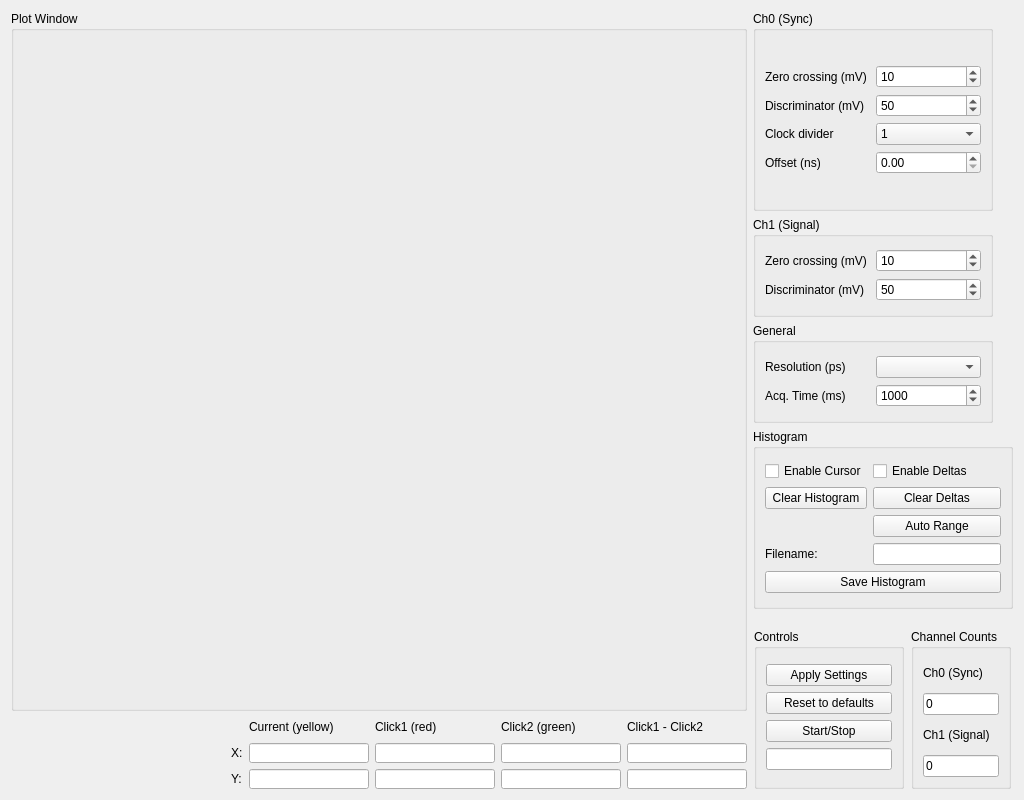
<?xml version="1.0" encoding="UTF-8"?>
<ui version="4.0">
 <class>Settings</class>
 <widget class="QWidget" name="Settings">
  <property name="geometry">
   <rect>
    <x>0</x>
    <y>0</y>
    <width>1024</width>
    <height>800</height>
   </rect>
  </property>
  <property name="sizePolicy">
   <sizepolicy hsizetype="Expanding" vsizetype="Expanding">
    <horstretch>0</horstretch>
    <verstretch>0</verstretch>
   </sizepolicy>
  </property>
  <property name="minimumSize">
   <size>
    <width>1024</width>
    <height>0</height>
   </size>
  </property>
  <property name="windowTitle">
   <string>Pharppy - GUI for the Picoharp300 histogramming mode</string>
  </property>
  <layout class="QGridLayout" name="gridLayout_7">
   <item row="0" column="0">
    <layout class="QGridLayout" name="layout_All">
     <item row="0" column="0">
      <layout class="QVBoxLayout" name="layout_Left">
       <item>
        <widget class="QGroupBox" name="contain_Graph">
         <property name="sizePolicy">
          <sizepolicy hsizetype="Expanding" vsizetype="Expanding">
           <horstretch>0</horstretch>
           <verstretch>0</verstretch>
          </sizepolicy>
         </property>
         <property name="minimumSize">
          <size>
           <width>640</width>
           <height>480</height>
          </size>
         </property>
         <property name="title">
          <string>Plot Window</string>
         </property>
         <layout class="QGridLayout" name="gridLayout_18">
          <item row="0" column="1">
           <widget class="PlotWidget" name="graph_Widget" native="true">
            <property name="sizePolicy">
             <sizepolicy hsizetype="Expanding" vsizetype="Expanding">
              <horstretch>0</horstretch>
              <verstretch>0</verstretch>
             </sizepolicy>
            </property>
           </widget>
          </item>
         </layout>
        </widget>
       </item>
       <item>
        <layout class="QGridLayout" name="layout_Data">
         <item row="3" column="3">
          <widget class="QLineEdit" name="click_1_Y">
           <property name="sizePolicy">
            <sizepolicy hsizetype="Fixed" vsizetype="Fixed">
             <horstretch>0</horstretch>
             <verstretch>0</verstretch>
            </sizepolicy>
           </property>
           <property name="minimumSize">
            <size>
             <width>120</width>
             <height>20</height>
            </size>
           </property>
           <property name="maximumSize">
            <size>
             <width>120</width>
             <height>20</height>
            </size>
           </property>
          </widget>
         </item>
         <item row="3" column="5">
          <widget class="QLineEdit" name="delta_Y">
           <property name="sizePolicy">
            <sizepolicy hsizetype="Fixed" vsizetype="Fixed">
             <horstretch>0</horstretch>
             <verstretch>0</verstretch>
            </sizepolicy>
           </property>
           <property name="minimumSize">
            <size>
             <width>120</width>
             <height>20</height>
            </size>
           </property>
           <property name="maximumSize">
            <size>
             <width>120</width>
             <height>20</height>
            </size>
           </property>
          </widget>
         </item>
         <item row="1" column="2">
          <widget class="QLineEdit" name="current_X">
           <property name="sizePolicy">
            <sizepolicy hsizetype="Fixed" vsizetype="Fixed">
             <horstretch>0</horstretch>
             <verstretch>0</verstretch>
            </sizepolicy>
           </property>
           <property name="minimumSize">
            <size>
             <width>120</width>
             <height>20</height>
            </size>
           </property>
           <property name="maximumSize">
            <size>
             <width>120</width>
             <height>20</height>
            </size>
           </property>
          </widget>
         </item>
         <item row="1" column="5">
          <widget class="QLineEdit" name="delta_X">
           <property name="sizePolicy">
            <sizepolicy hsizetype="Fixed" vsizetype="Fixed">
             <horstretch>0</horstretch>
             <verstretch>0</verstretch>
            </sizepolicy>
           </property>
           <property name="minimumSize">
            <size>
             <width>120</width>
             <height>20</height>
            </size>
           </property>
           <property name="maximumSize">
            <size>
             <width>120</width>
             <height>20</height>
            </size>
           </property>
          </widget>
         </item>
         <item row="1" column="4">
          <widget class="QLineEdit" name="click_2_X">
           <property name="sizePolicy">
            <sizepolicy hsizetype="Fixed" vsizetype="Fixed">
             <horstretch>0</horstretch>
             <verstretch>0</verstretch>
            </sizepolicy>
           </property>
           <property name="minimumSize">
            <size>
             <width>120</width>
             <height>20</height>
            </size>
           </property>
           <property name="maximumSize">
            <size>
             <width>120</width>
             <height>20</height>
            </size>
           </property>
          </widget>
         </item>
         <item row="1" column="3">
          <widget class="QLineEdit" name="click_1_X">
           <property name="sizePolicy">
            <sizepolicy hsizetype="Fixed" vsizetype="Fixed">
             <horstretch>0</horstretch>
             <verstretch>0</verstretch>
            </sizepolicy>
           </property>
           <property name="minimumSize">
            <size>
             <width>120</width>
             <height>20</height>
            </size>
           </property>
           <property name="maximumSize">
            <size>
             <width>120</width>
             <height>20</height>
            </size>
           </property>
          </widget>
         </item>
         <item row="3" column="2">
          <widget class="QLineEdit" name="current_Y">
           <property name="sizePolicy">
            <sizepolicy hsizetype="Fixed" vsizetype="Fixed">
             <horstretch>0</horstretch>
             <verstretch>0</verstretch>
            </sizepolicy>
           </property>
           <property name="minimumSize">
            <size>
             <width>120</width>
             <height>20</height>
            </size>
           </property>
           <property name="maximumSize">
            <size>
             <width>120</width>
             <height>20</height>
            </size>
           </property>
          </widget>
         </item>
         <item row="3" column="4">
          <widget class="QLineEdit" name="click_2_Y">
           <property name="sizePolicy">
            <sizepolicy hsizetype="Fixed" vsizetype="Fixed">
             <horstretch>0</horstretch>
             <verstretch>0</verstretch>
            </sizepolicy>
           </property>
           <property name="minimumSize">
            <size>
             <width>120</width>
             <height>20</height>
            </size>
           </property>
           <property name="maximumSize">
            <size>
             <width>120</width>
             <height>20</height>
            </size>
           </property>
          </widget>
         </item>
         <item row="3" column="1">
          <widget class="QLabel" name="label_20">
           <property name="text">
            <string>Y:</string>
           </property>
          </widget>
         </item>
         <item row="0" column="4">
          <widget class="QLabel" name="label_15">
           <property name="sizePolicy">
            <sizepolicy hsizetype="Fixed" vsizetype="Fixed">
             <horstretch>0</horstretch>
             <verstretch>0</verstretch>
            </sizepolicy>
           </property>
           <property name="minimumSize">
            <size>
             <width>120</width>
             <height>20</height>
            </size>
           </property>
           <property name="maximumSize">
            <size>
             <width>120</width>
             <height>20</height>
            </size>
           </property>
           <property name="text">
            <string>Click2 (green)</string>
           </property>
          </widget>
         </item>
         <item row="0" column="3">
          <widget class="QLabel" name="label_14">
           <property name="sizePolicy">
            <sizepolicy hsizetype="Fixed" vsizetype="Fixed">
             <horstretch>0</horstretch>
             <verstretch>0</verstretch>
            </sizepolicy>
           </property>
           <property name="minimumSize">
            <size>
             <width>120</width>
             <height>20</height>
            </size>
           </property>
           <property name="maximumSize">
            <size>
             <width>120</width>
             <height>20</height>
            </size>
           </property>
           <property name="text">
            <string>Click1 (red)</string>
           </property>
          </widget>
         </item>
         <item row="0" column="2">
          <widget class="QLabel" name="label_13">
           <property name="sizePolicy">
            <sizepolicy hsizetype="Fixed" vsizetype="Fixed">
             <horstretch>0</horstretch>
             <verstretch>0</verstretch>
            </sizepolicy>
           </property>
           <property name="minimumSize">
            <size>
             <width>120</width>
             <height>20</height>
            </size>
           </property>
           <property name="maximumSize">
            <size>
             <width>120</width>
             <height>20</height>
            </size>
           </property>
           <property name="text">
            <string>Current (yellow)</string>
           </property>
          </widget>
         </item>
         <item row="1" column="1">
          <widget class="QLabel" name="label_19">
           <property name="text">
            <string>X:</string>
           </property>
          </widget>
         </item>
         <item row="0" column="5">
          <widget class="QLabel" name="label_16">
           <property name="sizePolicy">
            <sizepolicy hsizetype="Fixed" vsizetype="Fixed">
             <horstretch>0</horstretch>
             <verstretch>0</verstretch>
            </sizepolicy>
           </property>
           <property name="minimumSize">
            <size>
             <width>120</width>
             <height>20</height>
            </size>
           </property>
           <property name="maximumSize">
            <size>
             <width>120</width>
             <height>20</height>
            </size>
           </property>
           <property name="text">
            <string>Click1 - Click2</string>
           </property>
          </widget>
         </item>
         <item row="1" column="0">
          <spacer name="horizontalSpacer">
           <property name="orientation">
            <enum>Qt::Horizontal</enum>
           </property>
           <property name="sizeHint" stdset="0">
            <size>
             <width>40</width>
             <height>20</height>
            </size>
           </property>
          </spacer>
         </item>
        </layout>
       </item>
      </layout>
     </item>
     <item row="0" column="1">
      <layout class="QVBoxLayout" name="layout_Right">
       <item>
        <layout class="QGridLayout" name="layout_Settings">
         <property name="sizeConstraint">
          <enum>QLayout::SetFixedSize</enum>
         </property>
         <item row="1" column="0">
          <widget class="QGroupBox" name="groupBox_2">
           <property name="sizePolicy">
            <sizepolicy hsizetype="Fixed" vsizetype="Fixed">
             <horstretch>0</horstretch>
             <verstretch>0</verstretch>
            </sizepolicy>
           </property>
           <property name="minimumSize">
            <size>
             <width>240</width>
             <height>100</height>
            </size>
           </property>
           <property name="maximumSize">
            <size>
             <width>240</width>
             <height>100</height>
            </size>
           </property>
           <property name="title">
            <string>Ch1 (Signal)</string>
           </property>
           <layout class="QGridLayout" name="gridLayout_13">
            <item row="0" column="0">
             <layout class="QGridLayout" name="gridLayout_10">
              <item row="0" column="0">
               <widget class="QLabel" name="label_7">
                <property name="text">
                 <string>Zero crossing (mV)</string>
                </property>
               </widget>
              </item>
              <item row="0" column="1">
               <widget class="QDoubleSpinBox" name="CFD1_Zerocross">
                <property name="decimals">
                 <number>0</number>
                </property>
                <property name="maximum">
                 <double>20.000000000000000</double>
                </property>
                <property name="value">
                 <double>10.000000000000000</double>
                </property>
               </widget>
              </item>
              <item row="1" column="0">
               <widget class="QLabel" name="label_8">
                <property name="text">
                 <string>Discriminator (mV)</string>
                </property>
               </widget>
              </item>
              <item row="1" column="1">
               <widget class="QDoubleSpinBox" name="CFD1_Level">
                <property name="decimals">
                 <number>0</number>
                </property>
                <property name="maximum">
                 <double>800.000000000000000</double>
                </property>
                <property name="value">
                 <double>50.000000000000000</double>
                </property>
               </widget>
              </item>
             </layout>
            </item>
           </layout>
          </widget>
         </item>
         <item row="0" column="0">
          <widget class="QGroupBox" name="groupBox">
           <property name="sizePolicy">
            <sizepolicy hsizetype="Fixed" vsizetype="Fixed">
             <horstretch>0</horstretch>
             <verstretch>0</verstretch>
            </sizepolicy>
           </property>
           <property name="minimumSize">
            <size>
             <width>240</width>
             <height>200</height>
            </size>
           </property>
           <property name="maximumSize">
            <size>
             <width>240</width>
             <height>200</height>
            </size>
           </property>
           <property name="title">
            <string>Ch0 (Sync)</string>
           </property>
           <layout class="QGridLayout" name="gridLayout_12">
            <item row="0" column="0">
             <layout class="QGridLayout" name="gridLayout_9">
              <item row="0" column="0">
               <widget class="QLabel" name="label">
                <property name="text">
                 <string>Zero crossing (mV)</string>
                </property>
               </widget>
              </item>
              <item row="0" column="1">
               <widget class="QDoubleSpinBox" name="CFD0_Zerocross">
                <property name="decimals">
                 <number>0</number>
                </property>
                <property name="maximum">
                 <double>20.000000000000000</double>
                </property>
                <property name="value">
                 <double>10.000000000000000</double>
                </property>
               </widget>
              </item>
              <item row="1" column="0">
               <widget class="QLabel" name="label_2">
                <property name="text">
                 <string>Discriminator (mV)</string>
                </property>
               </widget>
              </item>
              <item row="1" column="1">
               <widget class="QDoubleSpinBox" name="CFD0_Level">
                <property name="decimals">
                 <number>0</number>
                </property>
                <property name="maximum">
                 <double>800.000000000000000</double>
                </property>
                <property name="value">
                 <double>50.000000000000000</double>
                </property>
               </widget>
              </item>
              <item row="2" column="0">
               <widget class="QLabel" name="label_3">
                <property name="text">
                 <string>Clock divider</string>
                </property>
               </widget>
              </item>
              <item row="3" column="0">
               <widget class="QLabel" name="label_4">
                <property name="text">
                 <string>Offset (ns)</string>
                </property>
               </widget>
              </item>
              <item row="3" column="1">
               <widget class="QDoubleSpinBox" name="sync_Offset"/>
              </item>
              <item row="2" column="1">
               <widget class="QComboBox" name="sync_Divider">
                <item>
                 <property name="text">
                  <string>1</string>
                 </property>
                </item>
                <item>
                 <property name="text">
                  <string>2</string>
                 </property>
                </item>
                <item>
                 <property name="text">
                  <string>4</string>
                 </property>
                </item>
                <item>
                 <property name="text">
                  <string>8</string>
                 </property>
                </item>
               </widget>
              </item>
             </layout>
            </item>
           </layout>
          </widget>
         </item>
         <item row="2" column="0">
          <widget class="QGroupBox" name="groupBox_3">
           <property name="sizePolicy">
            <sizepolicy hsizetype="Fixed" vsizetype="Fixed">
             <horstretch>0</horstretch>
             <verstretch>0</verstretch>
            </sizepolicy>
           </property>
           <property name="minimumSize">
            <size>
             <width>240</width>
             <height>100</height>
            </size>
           </property>
           <property name="maximumSize">
            <size>
             <width>240</width>
             <height>100</height>
            </size>
           </property>
           <property name="title">
            <string>General</string>
           </property>
           <layout class="QGridLayout" name="gridLayout_14">
            <item row="0" column="0">
             <layout class="QGridLayout" name="gridLayout_11">
              <item row="0" column="0">
               <widget class="QLabel" name="label_10">
                <property name="text">
                 <string>Resolution (ps)</string>
                </property>
               </widget>
              </item>
              <item row="1" column="0">
               <widget class="QLabel" name="label_11">
                <property name="text">
                 <string>Acq. Time (ms)</string>
                </property>
               </widget>
              </item>
              <item row="1" column="1">
               <widget class="QDoubleSpinBox" name="acq_Time">
                <property name="decimals">
                 <number>0</number>
                </property>
                <property name="maximum">
                 <double>36000000.000000000000000</double>
                </property>
                <property name="value">
                 <double>1000.000000000000000</double>
                </property>
               </widget>
              </item>
              <item row="0" column="1">
               <widget class="QComboBox" name="resolution"/>
              </item>
             </layout>
            </item>
           </layout>
          </widget>
         </item>
         <item row="3" column="0">
          <widget class="QGroupBox" name="groupBox_4">
           <property name="sizePolicy">
            <sizepolicy hsizetype="Fixed" vsizetype="Fixed">
             <horstretch>0</horstretch>
             <verstretch>0</verstretch>
            </sizepolicy>
           </property>
           <property name="minimumSize">
            <size>
             <width>260</width>
             <height>180</height>
            </size>
           </property>
           <property name="maximumSize">
            <size>
             <width>260</width>
             <height>180</height>
            </size>
           </property>
           <property name="title">
            <string>Histogram</string>
           </property>
           <layout class="QGridLayout" name="gridLayout_15">
            <item row="0" column="0">
             <layout class="QGridLayout" name="gridLayout_2">
              <item row="3" column="0">
               <widget class="QLabel" name="label_9">
                <property name="text">
                 <string>Filename:</string>
                </property>
               </widget>
              </item>
              <item row="3" column="1">
               <widget class="QLineEdit" name="filename"/>
              </item>
              <item row="4" column="0" colspan="2">
               <widget class="QPushButton" name="button_SaveHisto">
                <property name="text">
                 <string>Save Histogram</string>
                </property>
               </widget>
              </item>
              <item row="0" column="0">
               <widget class="QCheckBox" name="option_Cursor">
                <property name="enabled">
                 <bool>true</bool>
                </property>
                <property name="text">
                 <string>Enable Cursor</string>
                </property>
               </widget>
              </item>
              <item row="0" column="1">
               <widget class="QCheckBox" name="option_Deltas">
                <property name="enabled">
                 <bool>true</bool>
                </property>
                <property name="text">
                 <string>Enable Deltas</string>
                </property>
               </widget>
              </item>
              <item row="1" column="1">
               <widget class="QPushButton" name="button_ClearDeltas">
                <property name="enabled">
                 <bool>true</bool>
                </property>
                <property name="text">
                 <string>Clear Deltas</string>
                </property>
               </widget>
              </item>
              <item row="1" column="0">
               <widget class="QPushButton" name="button_ClearHistogram">
                <property name="text">
                 <string>Clear Histogram</string>
                </property>
               </widget>
              </item>
              <item row="2" column="1">
               <widget class="QPushButton" name="button_AutoRange">
                <property name="text">
                 <string>Auto Range</string>
                </property>
               </widget>
              </item>
             </layout>
            </item>
           </layout>
          </widget>
         </item>
        </layout>
       </item>
       <item>
        <spacer name="verticalSpacer">
         <property name="orientation">
          <enum>Qt::Vertical</enum>
         </property>
         <property name="sizeHint" stdset="0">
          <size>
           <width>20</width>
           <height>40</height>
          </size>
         </property>
        </spacer>
       </item>
       <item>
        <layout class="QGridLayout" name="layout_Controls">
         <item row="0" column="0">
          <widget class="QGroupBox" name="groupBox_6">
           <property name="sizePolicy">
            <sizepolicy hsizetype="Fixed" vsizetype="Fixed">
             <horstretch>0</horstretch>
             <verstretch>0</verstretch>
            </sizepolicy>
           </property>
           <property name="minimumSize">
            <size>
             <width>150</width>
             <height>160</height>
            </size>
           </property>
           <property name="maximumSize">
            <size>
             <width>150</width>
             <height>160</height>
            </size>
           </property>
           <property name="title">
            <string>Controls</string>
           </property>
           <layout class="QGridLayout" name="gridLayout_16">
            <item row="0" column="0">
             <layout class="QGridLayout" name="gridLayout_3">
              <item row="0" column="0">
               <widget class="QPushButton" name="button_ApplySettings">
                <property name="text">
                 <string>Apply Settings</string>
                </property>
               </widget>
              </item>
              <item row="1" column="0">
               <widget class="QPushButton" name="button_Defaults">
                <property name="text">
                 <string>Reset to defaults</string>
                </property>
               </widget>
              </item>
              <item row="2" column="0">
               <widget class="QPushButton" name="button_StartStop">
                <property name="text">
                 <string>Start/Stop</string>
                </property>
               </widget>
              </item>
              <item row="3" column="0">
               <widget class="QLineEdit" name="status">
                <property name="text">
                 <string/>
                </property>
               </widget>
              </item>
             </layout>
            </item>
           </layout>
          </widget>
         </item>
         <item row="0" column="1">
          <widget class="QGroupBox" name="groupBox_7">
           <property name="sizePolicy">
            <sizepolicy hsizetype="Fixed" vsizetype="Fixed">
             <horstretch>0</horstretch>
             <verstretch>0</verstretch>
            </sizepolicy>
           </property>
           <property name="maximumSize">
            <size>
             <width>100</width>
             <height>160</height>
            </size>
           </property>
           <property name="title">
            <string>Channel Counts</string>
           </property>
           <layout class="QGridLayout" name="gridLayout_17">
            <item row="0" column="0">
             <layout class="QGridLayout" name="gridLayout">
              <item row="1" column="1">
               <widget class="QLineEdit" name="counts_Ch0">
                <property name="text">
                 <string>0</string>
                </property>
               </widget>
              </item>
              <item row="3" column="1">
               <widget class="QLineEdit" name="counts_Ch1">
                <property name="text">
                 <string>0</string>
                </property>
               </widget>
              </item>
              <item row="0" column="1">
               <widget class="QLabel" name="label_5">
                <property name="text">
                 <string>Ch0 (Sync)</string>
                </property>
               </widget>
              </item>
              <item row="2" column="1">
               <widget class="QLabel" name="label_6">
                <property name="text">
                 <string>Ch1 (Signal)</string>
                </property>
               </widget>
              </item>
             </layout>
            </item>
           </layout>
          </widget>
         </item>
        </layout>
       </item>
      </layout>
     </item>
    </layout>
   </item>
  </layout>
 </widget>
 <customwidgets>
  <customwidget>
   <class>PlotWidget</class>
   <extends>QWidget</extends>
   <header>pyqtgraph</header>
   <container>1</container>
  </customwidget>
 </customwidgets>
 <resources/>
 <connections/>
</ui>
